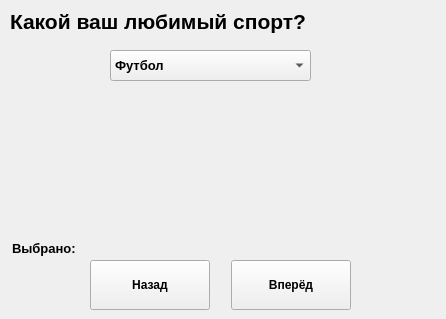
<?xml version="1.0" encoding="UTF-8"?>
<ui version="4.0">
 <class>MainWindow</class>
 <widget class="QMainWindow" name="MainWindow">
  <property name="geometry">
   <rect>
    <x>0</x>
    <y>0</y>
    <width>446</width>
    <height>319</height>
   </rect>
  </property>
  <property name="minimumSize">
   <size>
    <width>446</width>
    <height>319</height>
   </size>
  </property>
  <property name="maximumSize">
   <size>
    <width>446</width>
    <height>319</height>
   </size>
  </property>
  <property name="font">
   <font>
    <weight>75</weight>
    <bold>true</bold>
   </font>
  </property>
  <property name="windowTitle">
   <string>MainWindow</string>
  </property>
  <widget class="QWidget" name="centralwidget">
   <widget class="QLabel" name="label_task">
    <property name="geometry">
     <rect>
      <x>10</x>
      <y>6</y>
      <width>351</width>
      <height>31</height>
     </rect>
    </property>
    <property name="font">
     <font>
      <family>Segoe UI</family>
      <pointsize>16</pointsize>
      <weight>75</weight>
      <bold>true</bold>
     </font>
    </property>
    <property name="text">
     <string>Какой ваш любимый спорт?</string>
    </property>
   </widget>
   <widget class="QComboBox" name="comboBox">
    <property name="geometry">
     <rect>
      <x>110</x>
      <y>50</y>
      <width>201</width>
      <height>31</height>
     </rect>
    </property>
    <property name="font">
     <font>
      <family>Segoe UI</family>
      <pointsize>10</pointsize>
      <weight>75</weight>
      <bold>true</bold>
     </font>
    </property>
    <item>
     <property name="text">
      <string>Футбол</string>
     </property>
    </item>
    <item>
     <property name="text">
      <string>Баскетбол</string>
     </property>
    </item>
    <item>
     <property name="text">
      <string>Волейбол</string>
     </property>
    </item>
    <item>
     <property name="text">
      <string>Велоспорт</string>
     </property>
    </item>
   </widget>
   <widget class="QLabel" name="label_img">
    <property name="geometry">
     <rect>
      <x>130</x>
      <y>100</y>
      <width>161</width>
      <height>131</height>
     </rect>
    </property>
    <property name="text">
     <string/>
    </property>
   </widget>
   <widget class="QPushButton" name="btn_next">
    <property name="geometry">
     <rect>
      <x>231</x>
      <y>260</y>
      <width>120</width>
      <height>50</height>
     </rect>
    </property>
    <property name="font">
     <font>
      <family>Segoe UI</family>
      <weight>75</weight>
      <bold>true</bold>
     </font>
    </property>
    <property name="text">
     <string>Вперёд</string>
    </property>
   </widget>
   <widget class="QPushButton" name="btn_back">
    <property name="geometry">
     <rect>
      <x>90</x>
      <y>260</y>
      <width>120</width>
      <height>50</height>
     </rect>
    </property>
    <property name="font">
     <font>
      <family>Segoe UI</family>
      <weight>75</weight>
      <bold>true</bold>
     </font>
    </property>
    <property name="text">
     <string>Назад</string>
    </property>
   </widget>
   <widget class="QLabel" name="label_selected">
    <property name="geometry">
     <rect>
      <x>12</x>
      <y>240</y>
      <width>221</width>
      <height>16</height>
     </rect>
    </property>
    <property name="font">
     <font>
      <family>Segoe UI</family>
      <pointsize>10</pointsize>
      <weight>75</weight>
      <bold>true</bold>
     </font>
    </property>
    <property name="text">
     <string>Выбрано:</string>
    </property>
   </widget>
  </widget>
 </widget>
 <resources/>
 <connections/>
</ui>
